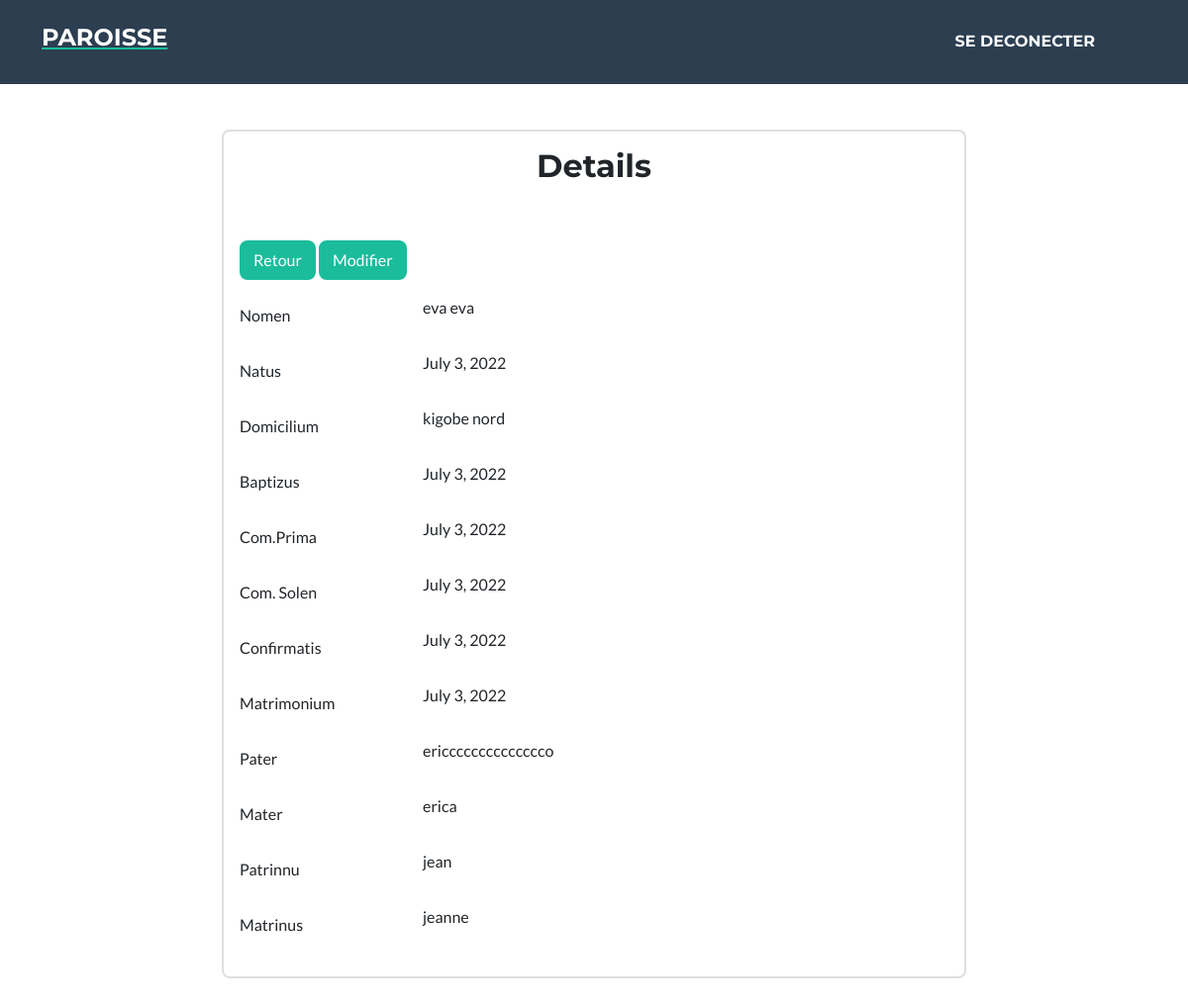
Screenshot of /voiramasaka/1 with the database file from the repository.
### amasakaramentu/models.py (models this page shows)
class amsakaramentu(models.Model):
    nomen =  models.CharField(max_length=200,  null=False)
    domicilium =  models.CharField(max_length=200,  null=False)
    baptizus =  models.DateField(auto_now= False,null=True)
    com_prima =  models.DateField(auto_now= False,null=True, blank=True)
    com_solen =  models.DateField(auto_now= False,null=True, blank=True)
    confirmatis =  models.DateField(auto_now= False,null=True, blank=True)
    matrimonium =  models.DateField(auto_now= False,null=True, blank=True)
    natus =  models.DateField(auto_now= False, null= True)
    patrinus =  models.CharField(max_length=200)
    matrina =  models.CharField(max_length=200)
    pater =  models.CharField(max_length=200,  null=False)
    mater =  models.CharField(max_length=200,  null=False)
    status =  models.CharField(max_length=200, null=True, default='actif')
    created_at = models.DateTimeField(auto_now_add=True)
    updated_at = models.DateTimeField(auto_now=True)

### amasakaramentu/views.py (the view)
# urls.py: path('voiramasaka/<str:pk>', views.voiramasaka, name='voiramasaka'),
def voiramasaka(request,pk):
    amasaka = amsakaramentu.objects.get(id = pk)
    context = {
        'amasaka':amasaka,
    }
    return render(request,'homepage/voiramasaka.html',context)

### amasakaramentu/templates/homepage/voiramasaka.html (shortened to what this page needs)
{%  extends 'homebase.html' %}
{% block content %}
<nav class="navbar navbar-expand-lg bg-secondary text-uppercase fixed-top mb-5" id="mainNav">
    <div class="container d-flex align-items-center justify-content-space">
        <a href="{% url 'homepage' %}"><h4 class="text-white">Paroisse</h4></a>
        <div class="collapse navbar-collapse px-5" id="navbarResponsive">
            <ul class="navbar-nav ms-auto">
                <li class="nav-item mx-0 mx-lg-1"><a class="nav-link py-0 px-0 px-lg-0 px-md-0 rounded" href="{% url 'logout' %}">Se deconecter</a></li>
            </ul>
        </div>
    </div>
</nav>
<div class="container page-section portfolio" style="margin-top: 11px;" id="portfolio">
    <div class="row ">
        <div class="col-md-2 grid-margin stretch-card"></div>
        <div class="col-md-8 grid-margin">
            <br>
            <div class="card">
                <div class="card-body ">
                <div class="d-flex justify-content-center">
                    <h2 class="">Details</h2>
                </div>
                <p class="card-description">
                    <br>
                    <br>
                    <a href="{% url 'amasaka' %}"><button type="button" class="btn btn-primary">Retour</button></a>
                    <a href="{% url 'modifieramasaka' amasaka.id %}"><button type="button" class="btn btn-primary">Modifier</button></a>
                </p>
                <form class="forms-sample" method="POST">
                    <div class="form-group row mb-3">
                    <label for="exampleInputEmail2" class="col-sm-3 col-form-label">Nomen</label>
                    <div class="col-sm-9">
                        {{ amasaka.nomen }}
                    </div>
                    </div>
                    <div class="form-group row mb-3">
                        <label for="exampleInputPassword2" class="col-sm-3 col-form-label">Natus</label>
                        <div class="col-sm-9">
                            {{ amasaka.natus }}
                        </div>
                    </div>
                    <div class="form-group row mb-3">
                    <label for="exampleInputMobile" class="col-sm-3 col-form-label">Domicilium</label>
                    <div class="col-sm-9">
                        {{ amasaka.domicilium }}
                    </div>
                    </div>
                    <div class="form-group row mb-3">
                    <label for="exampleInputPassword2" class="col-sm-3 col-form-label">Baptizus</label>
                    <div class="col-sm-9">
                        {{ amasaka.baptizus }}
                    </div>
                    </div>
                    <div class="form-group row mb-3">
                    <label for="exampleInputPassword2" class="col-sm-3 col-form-label">Com.Prima</label>
                    <div class="col-sm-9">
                        {{ amasaka.com_prima }}
                    </div>
                    </div>
                    <div class="form-group row mb-3">
                    <label for="exampleInputPassword2" class="col-sm-3 col-form-label">Com. Solen</label>
                    <div class="col-sm-9">
                        {{ amasaka.com_solen }}
                    </div>
                    </div>
                    <div class="form-group row mb-3">
                    <label for="exampleInputPassword2" class="col-sm-3 col-form-label">Confirmatis</label>
                    <div class="col-sm-9">
                        {{ amasaka.confirmatis }}
                    </div>
                    </div>
                    <div class="form-group row mb-3">
                    <label for="exampleInputPassword2" class="col-sm-3 col-form-label">Matrimonium</label>
                    <div class="col-sm-9">
                        {{ amasaka.matrimonium }}
                    </div>
                    </div>
                    <div class="form-group row mb-3">
                    <label for="exampleInputConfirmPassword2" class="col-sm-3 col-form-label">Pater</label>
                    <div class="col-sm-9">
                        {{ amasaka.pater }}
                    </div>
                    </div>
                    <div class="form-group row mb-3">
                    <label for="exampleInputConfirmPassword2" class="col-sm-3 col-form-label">Mater</label>
                    <div class="col-sm-9">
                        {{ amasaka.mater }}
                    </div>
                    </div>
                    <div class="form-group row mb-3">
                    <label for="exampleInputConfirmPassword2" class="col-sm-3 col-form-label">Patrinnu</label>
                    <div class="col-sm-9">
                        {{ amasaka.patrinus }}
                    </div>
                    </div>
                    <div class="form-group row mb-3">
                    <label for="exampleInputConfirmPassword2" class="col-sm-3 col-form-label">Matrinus</label>
                    <div class="col-sm-9">
                        {{ amasaka.matrina }}
                    </div>
                    </div>
                </form>
                </div>
            </div>
        </div>
        <div class="col-md-2 grid-margin stretch-card"></div>
    </div>
</div>
  {% endblock %}

### rows the page displays
amsakaramentu: nomen "eva eva", natus "July 3, 2022", domicilium "kigobe nord", baptizus "July 3, 2022", com_prima "July 3, 2022", com_solen "July 3, 2022", confirmatis "July 3, 2022", matrimonium "July 3, 2022", pater "ericccccccccccccco", mater "erica", patrinus "jean", matrina "jeanne"
